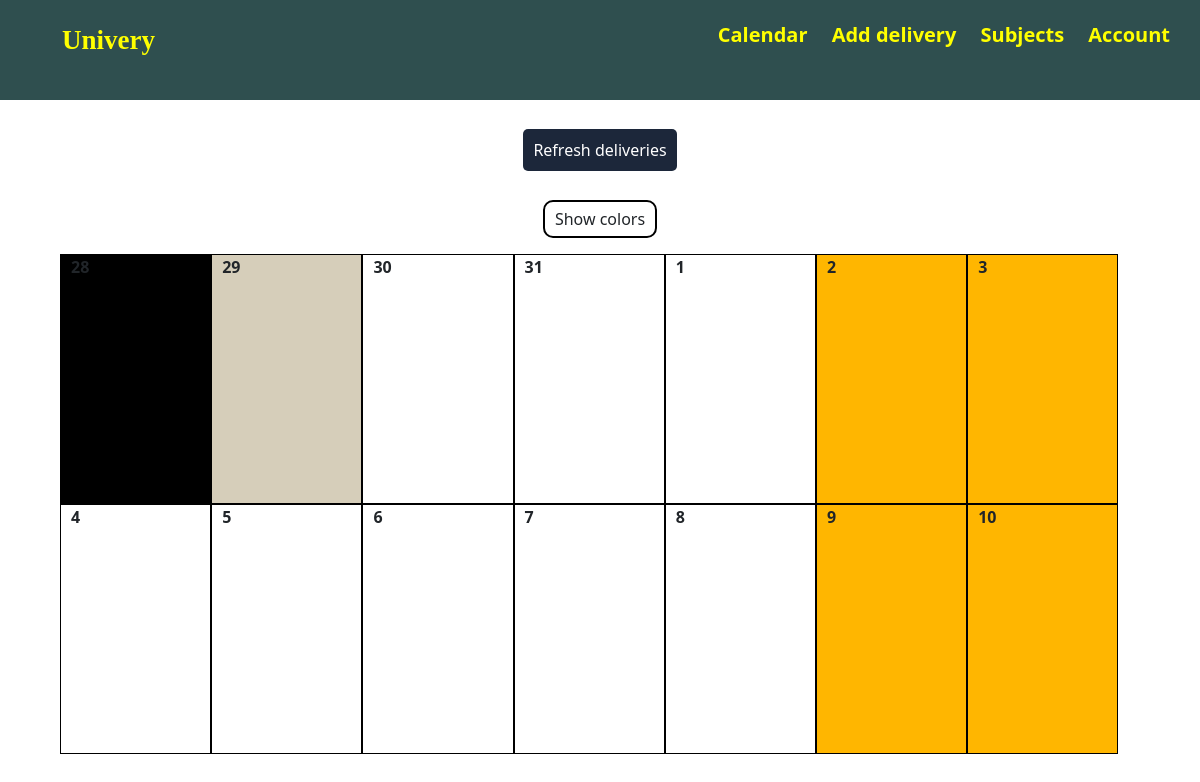
The app's page /calendar (signed in), older data.
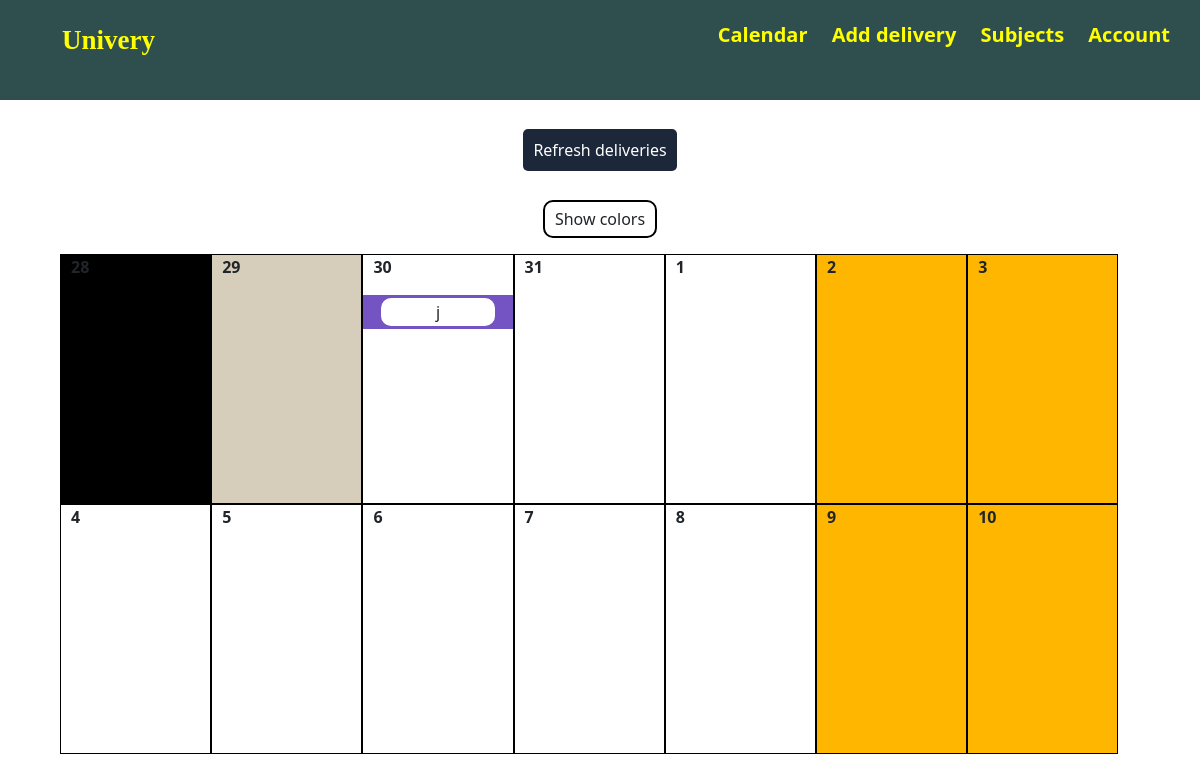
The same page, newer data.
### app/models.py (models this page shows, shortened)
class Delivery(db.Model):
    id = db.Column(db.Integer, primary_key=True)
    name = db.Column(db.String(50), nullable=False)
    description = db.Column(db.String(400))
    toDate = db.Column(db.DateTime, nullable=True)
    toDateStr = db.Column(db.String(20), nullable=True)
    url = db.Column(db.String(300), nullable=True)
    user_id = db.Column(db.Integer, db.ForeignKey('user.id'), nullable=False)
    subject_id = db.Column(db.Integer, db.ForeignKey('subject.id'), nullable=False)
    isDone = db.Column(db.Boolean, nullable=False, default=False)
    isEliminated = db.Column(db.Boolean, nullable=False, default=False)

### app/deliveries/routes.py (the view)
@deliveries.route("/calendar")
@login_required
def calendar():
    return render_template('delivery/calendar.html', title="Calendar",
        days=get_days(14))

### app/main/utils.py (called while the page is built)
def get_days(ndays):
    today = datetime.today()
    first_day = today - timedelta(days=today.weekday())
    days = []
    for i in range(0, ndays):
        i_day = first_day + timedelta(days=i)
        elements = {
            'deliveries':[
                (delivery, db.session.query(Subject).filter_by(
                    user_id=current_user.id,
                    identification=delivery.subject_id
                ).first()) for delivery in
                db.session.query(Delivery).filter_by(
                    user_id=current_user.id,
                    toDateStr=str(i_day.date()),
                    isDone=False,
                    isEliminated=False
                ).all()] if i_day >= today else [],
            'day': i_day.day,
            'color': day_color(today, i_day)}
        days.append(elements)
    return days

def day_color(today, iday):
    if iday == today:
        return '#d6ceba'    # Color for today
    elif iday.weekday() > 4:
        return '#ffb600'    # Color for weekend
    elif iday < today:
        return '#000'       # Color for past
    else:
        return '#fff'       # Color for future

### app/templates/delivery/calendar.html
{% extends "home.html" %}
{% block deliveries %}
<div class="calendar">
    <div class="colors-calendar">
        <p class="colors-calendar-content" id="colors-btn">Show colors</p>
    </div>
    {% for day in days %}
    <div class="day" style="background-color: {{day['color']}};">
        <p class="day-corner">{{day['day']}}</p>
        {% for delivery, subject in day['deliveries'] %}
        <div class="day-element" onclick="openPopup([
                    '{{delivery.name}}',
                    '{{delivery.description}}',
                    '{{delivery.toDate}}',
                    '{{delivery.url}}',
                    'Done',
                    '{{subject.name}}',
                    '{{subject.id}}',
                    '{{delivery.id}}'
                    ], '{{request.endpoint}}')" style="
                        background-color: {{subject.color}};
                        border:3px solid {{subject.color}};">
            <p class="day-element-name">{{delivery.name}}</p>
        </div>
        {% endfor %}
    </div>
    {% endfor %}
</div>
{% endblock deliveries %}

Row changes from the older to the newer data that the page shows:
added Delivery: name "j"
